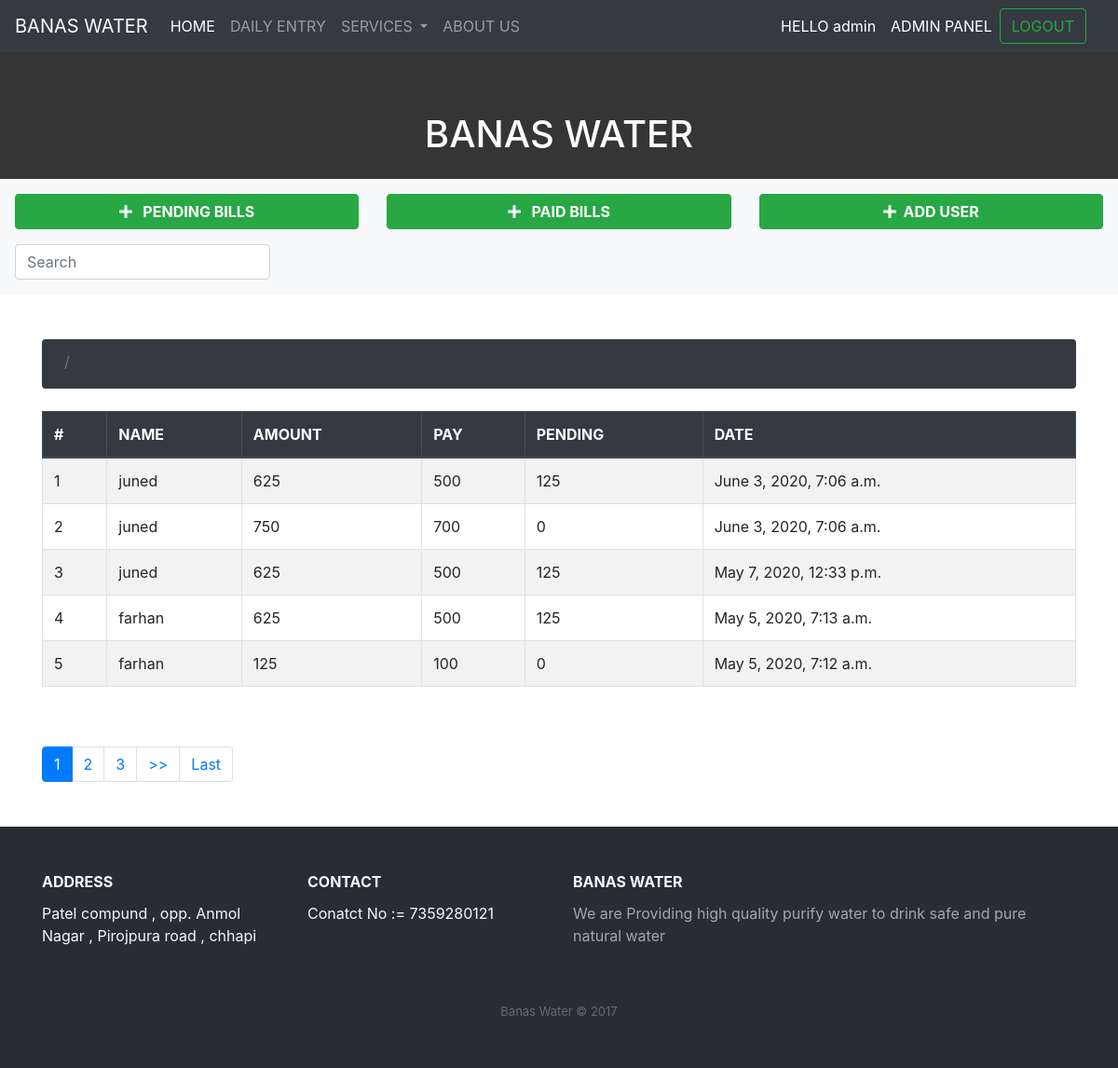
The app's page /banasadmin/paidbilladmin/ (signed in) with its own data.
### banasadmin/models.py (models this page shows)
class Payment(models.Model):
    name = models.CharField(max_length=100)
    amount = models.IntegerField()
    pay = models.IntegerField()
    pending = models.IntegerField()
    date_payed = models.DateTimeField(auto_now_add=True)

### pages/decoraters.py (the view)
        def wrapper_func(request,*args,**kwargs):
            group = None
            if request.user.groups.exists():
                group = request.user.groups.all()[0].name
            if group in allowed_roles:
                return view_fuc(request,*args, **kwargs)
            else:
                return HttpResponse('YOU ARE NOT AUTHORISED')

### banasadmin/views.py (called while the page is built)
@login_required(login_url='login')
@allowed_users(allowed_roles=['admin'])
def paidbilladmin(request):
    billdata = Payment.objects.all().order_by('-id')
    paginator = Paginator(billdata, 5, orphans=0)
    is_paginated = True if paginator.num_pages > 1 else False
    page = request.GET.get('page') or 1
    try:
        current_page = paginator.page(page)
    except InvalidPage as e:
        messages.error(request, str(e))
        current_page = paginator.page(1)
    context = {
        'current_page': current_page,
        'is_paginated': is_paginated,
        'paginator': paginator
    }
    return render(request,'banasadmin/paidbilladmin.html',context)

### pages/decoraters.py (called while the page is built)
def allowed_users(allowed_roles=[]):
    def decorator(view_fuc):
        def wrapper_func(request,*args,**kwargs):
            group = None
            if request.user.groups.exists():
                group = request.user.groups.all()[0].name
            if group in allowed_roles:
                return view_fuc(request,*args, **kwargs)
            else:
                return HttpResponse('YOU ARE NOT AUTHORISED')
        return wrapper_func
    return decorator

### banasadmin/templates/banasadmin/paidbilladmin.html (shortened to what this page needs)
{% extends 'banasadmin/pagination.html' %}
{% block table_header %}
    <th>#</th>
    <th>NAME</th>
    <th>AMOUNT</th>
    <th>PAY</th>
    <th>PENDING</th>
    <th>DATE</th>
{% endblock table_header %}
{% block table_data %}
    <td>{{ current_page.start_index|add:forloop.counter0 }}</td>
    <td>{{a.name}}</td>
    <td>{{a.amount}}</td>
    <td>{{a.pay}}</td>
    <td>{{a.pending}}</td>
    <td>{{a.date_payed}}</td>
{% endblock table_data %}

### banasadmin/templates/banasadmin/pagination.html (shortened to what this page needs)
{% extends 'pages/base.html' %}
{% block content %}
<div class=" py-3 text-white" style="background-color: #343534">
      <h1>&nbsp;&nbsp;<center>BANAS WATER</center></h1>
    </div>
    <div class="bg-light p-3">
    <div class="row">
       <div class="col-md-4">
         <a href="{% url 'pendingadmin' %}" class="btn btn-success d-block font-weight-bold mb-3">
          <i class="fas fa-plus"></i> &nbsp; PENDING BILLS</a>
       </div>
       <div class="col-md-4">
         <a href="{% url 'paidbilladmin' %}" class="btn btn-success d-block font-weight-bold mb-3">
          <i class="fas fa-plus"></i> &nbsp; PAID BILLS</a>
       </div>
       <div class="col-md-4">
         <a href="{% url 'addcustomer' %}" class="btn btn-success d-block font-weight-bold mb-3">
          <i class="fas fa-plus"></i> &nbsp;ADD USER</a>
       </div>
       <div class="col-md-4">
       <form class="form-inline my-2 my-lg-0" method="GET">
        <input class="form-control mr-sm-2" type="text" placeholder="Search" value="{{request.get.q}}" aria-label="Search" name="q">
    </form>
    </div>
    </div>
  </div>
<div class="container mt-5">
    <nav aria-label="breadcrumb" class="mb-4 ">
        <ol class="breadcrumb  bg-dark" style="height: 53px;">
          <li class="breadcrumb-item active text-white " aria-current="page">
          <li class="breadcrumb-item">
          </li>
        </ol>
      </nav>
    <div class="table-responsive">
    <table class="table table-striped thead-dark table-bordered table">
        <thead class="thead-dark">
          <tr>
{% block table_header %}
{% endblock table_header %}
          </tr>
        </thead>
        <tbody>
            {% for a in current_page %}
          <tr>
{% block table_data %}
{% endblock table_data %}
          </tr>
          {% endfor %}
         </tbody>
      </table>
    </div>
      {% if is_paginated %}
      <nav class="my-5">
        <ul class="pagination ">
          {% for page in paginator.page_range %}
          <li class="page-item {% if page == current_page.number %}active{% endif %}">
            <a class="page-link" href="?page={{ page }}">{{ page }}</a>
          </li>
          {% endfor %}
          {% if current_page.has_next %}
          <li class="page-item"><a class="page-link" href="?page={{ current_page.next_page_number }}">>></a></li>
          <li class="page-item"><a class="page-link" href="?page={{ current_page.paginator.num_pages }}">Last</a></li>
          {% endif %}
        </ul>
      </nav>
  {% endif %}
</div>
{% endblock content %}

### pages/templates/pages/menu.html (shortened to what this page needs)
<nav class="navbar navbar-expand-lg navbar-dark bg-dark ">
  <a class="navbar-brand" href="#">BANAS WATER</a>
  <div class="collapse navbar-collapse" id="navbarSupportedContent">
    <ul class="navbar-nav mr-auto">
      <li class="nav-item active">
        <a class="nav-link" href="/">HOME <span class="sr-only">(current)</span></a>
      </li>
      <li class="nav-item">
        {% if request.user.is_superuser %}
        <a class="nav-link" href="{% url 'dailyentryadmin' %}">DAILY ENTRY</a>
        {% else %}
        <a class="nav-link" href="{% url 'dailyentry' %}">DAILY ENTRY</a>
        {% endif %}
      </li>
      <li class="nav-item dropdown">
        <a class="nav-link dropdown-toggle" href="#" id="navbarDropdown" role="button" data-toggle="dropdown" aria-haspopup="true" aria-expanded="false">
          SERVICES
        </a>
      </li>
       <li class="nav-item">
        <a class="nav-link" href="{% url 'about' %}">ABOUT US</a>
      </li>
    </ul>
    <form class="form-inline my-2 my-lg-0">
    {% if user.is_authenticated %}
    <ul class="navbar-nav mr-auto">
      <li class="nav-item active">
        <a class="nav-link" href="#">HELLO {{user.username}} <span class="sr-only">(current)</span></a>
      </li>
      {% if request.user.is_superuser %}
        <li class="nav-item active">
        <a class="nav-link" href="/admin">ADMIN PANEL<span class="sr-only">(current)</span></a>
      </li>
      {% endif %}
    </ul>
       <button class="btn btn-outline-success my-2 my-sm-0" type="submit" formaction="{% url 'logout' %}">LOGOUT</button>&nbsp;&nbsp;&nbsp;&nbsp;
      {% else %}
      <button class="btn btn-outline-success my-2 my-sm-0" type="submit" formaction="{% url 'login' %}">LOGIN</button>&nbsp;&nbsp;&nbsp;&nbsp;
      <button class="btn btn-outline-success my-2 my-sm-0" type="submit" formaction="{% url 'signup' %}">SIGNUP</button>&nbsp;&nbsp;&nbsp;&nbsp;
      {% endif %}
    </form>
  </div>
</nav>

### records on screen
Payment: start_index|add "1", name "juned", amount "625", pay "500", pending "125", date_payed "June 3, 2020, 7:06 a.m."
Payment: start_index|add "2", name "juned", amount "750", pay "700", pending "0", date_payed "June 3, 2020, 7:06 a.m."
Payment: start_index|add "3", name "juned", amount "625", pay "500", pending "125", date_payed "May 7, 2020, 12:33 p.m."
Payment: start_index|add "4", name "farhan", amount "625", pay "500", pending "125", date_payed "May 5, 2020, 7:13 a.m."
Payment: start_index|add "5", name "farhan", amount "125", pay "100", pending "0", date_payed "May 5, 2020, 7:12 a.m."

### other values on screen
{{ user.username }} "admin"
{{ page }} "1" "2" "3"
